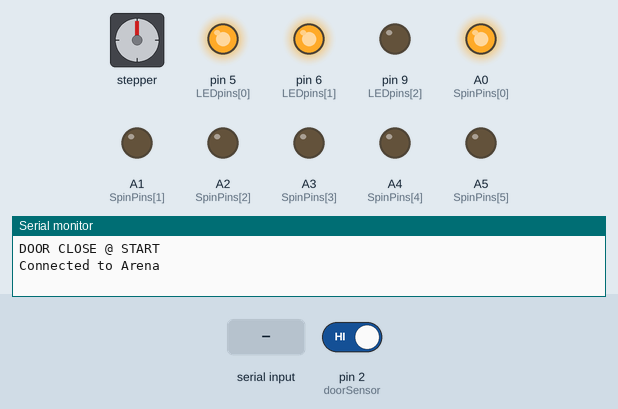
Simulated run of this sketch. Board: Arduino Uno, built with avr-gcc and run on an emulated ATmega328P. On the bench: stepper motor, output pins drawn as LEDs (lit = HIGH), the last lines printed to the serial monitor. Wiring (inferred from the names in the program): stepper motor driver (800 steps per turn assumed): step pin 12; direction pin 11; enable pin 10. The test bench sets the inputs (shaded band); at power-on: pin 2 (doorSensor) HIGH.

Above: at 1.2 s.
1.3 s: "E" received over Serial
At 2.0 s:
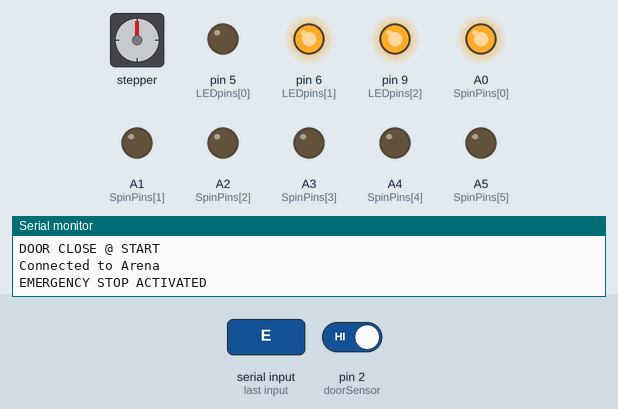
2.8 s: "1" received over Serial
At 3.1 s:
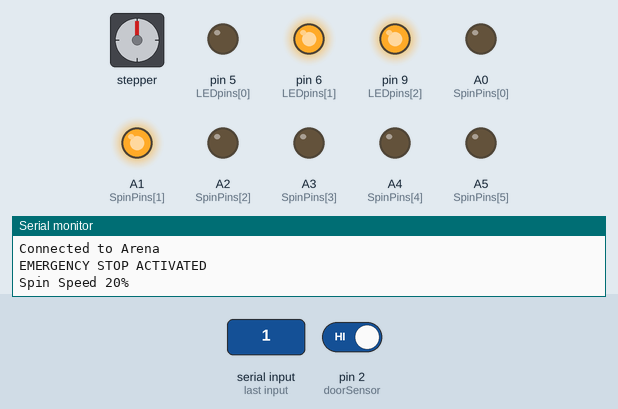
4.3 s: "R" received over Serial
At 5.5 s:
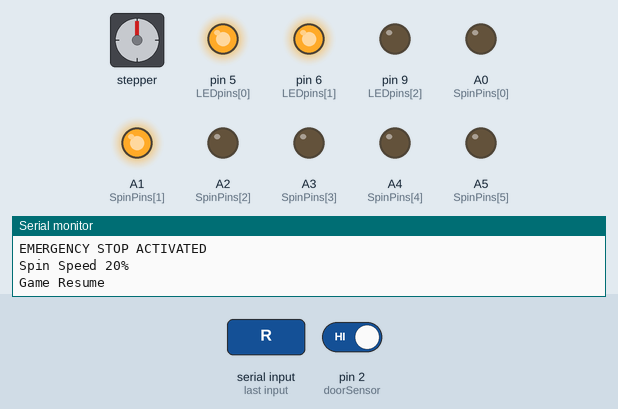
5.8 s: "2" received over Serial
At 6.6 s:
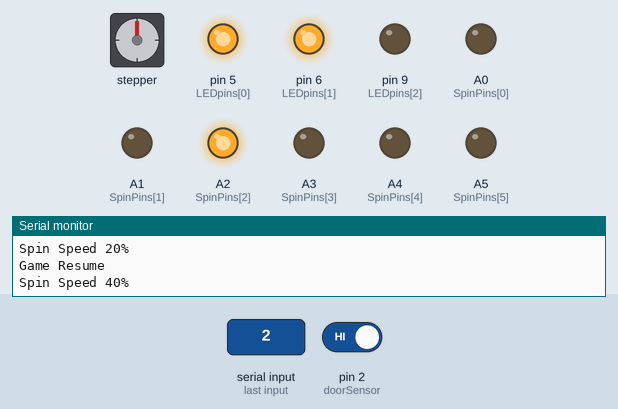
7.3 s: "3" received over Serial
At 7.7 s:
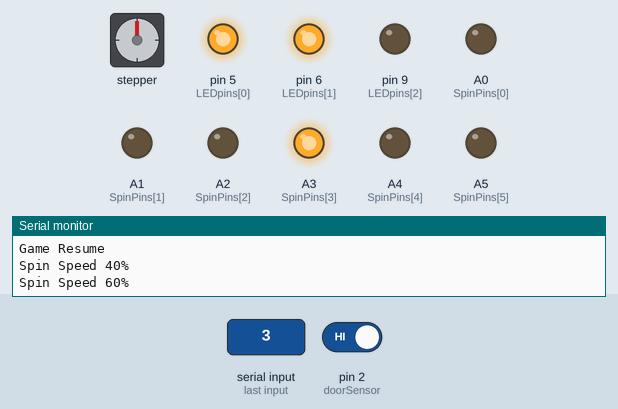
8.8 s: "4" received over Serial
At 10.1 s:
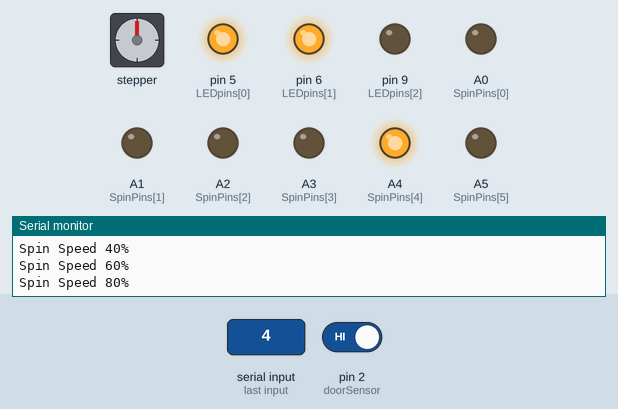
Timing chart, 0 to 11.3 s (numbered marks = the images above; inputs shaded):
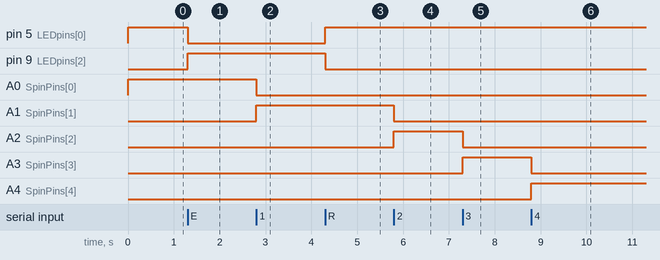

Measured:
- after the input at 1.3 s, pin 5 (LEDpins[0]): HIGH → LOW at once; pin 9 (LEDpins[2]): LOW → HIGH at once
- after the input at 2.8 s, A0 (SpinPins[0]): HIGH → LOW at once; A1 (SpinPins[1]): LOW → HIGH at once
- after the input at 4.3 s, pin 5 (LEDpins[0]): LOW → HIGH at once; pin 9 (LEDpins[2]): HIGH → LOW at once
- after the input at 5.8 s, A1 (SpinPins[1]): HIGH → LOW at once; A2 (SpinPins[2]): LOW → HIGH at once
- after the input at 7.3 s, A2 (SpinPins[2]): HIGH → LOW at once; A3 (SpinPins[3]): LOW → HIGH at once
- after the input at 8.8 s, A3 (SpinPins[3]): HIGH → LOW at once; A4 (SpinPins[4]): LOW → HIGH at once

The sketch:

GUI_18_copy_20230323193657.ino
```cpp
//Define pins for spinning trap control
int SpinPins[6] = {A0, A1, A2, A3, A4, A5};           //the pins used for spinning motor
int SpinPinsLen = sizeof(SpinPins) / sizeof(int);  //length of the array holding the pins

//Define pins for LED control
int LEDpins[3] = {5, 6, 9};                    //pins used for LED control (RGB) - MUST BE PWM PINS
int LEDpinsLen = sizeof(LEDpins) / sizeof(int);

//Define pins for door sensors
#define doorSensor 2

//Define pins for TB6600 driver
const int EN = 10;   // Enable pin
const int DIR = 11;  // Direction pin
const int PUL = 12; // Pulse pin

//Set motor speed and steps per revolution
const int motorSpeed = 1000; //higher number = slower speed
const int stepsPerRevolution = 800; //dependent on DIP settings on TB6600

//TB6600 DIP Settings:
//1:ON
//2:OFF
//3:OFF
//4:ON
//5:ON
//6:OFF

//Set initial pin stated for spinning trap
int pin4State = 0;
int pin5State = 0;
int pin6State = 0;
int pin7State = 0;
int pin8State = 0;
int pin12State = 0;

bool doorOpen = true;  //boolean to hold if door open or closed
bool emrgStop = false;  //true if emergency stop pressed
bool flag = true; //for first time running

//Initial lighting colour
int redState = 0;
int greenState = 0;
int blueState = 255;

//Declares a string for serial communication
String serialInfo = "Test";

void setup() {
  Serial.begin(9600);

  //decide if the doors are open or closed at start
  if (digitalRead(doorSensor) == LOW) {
    doorOpen = false;
    serialInfo = "DOOR CLOSE @ START";
    Serial.println(serialInfo);
  } else {
    doorOpen = true;
    serialInfo = "DOOR OPEN @ START";
    Serial.println(serialInfo);
  }

  //declare pinMode for spin motor controller pins
  for (int i = 0; i < SpinPinsLen; i++) {
    pinMode(SpinPins[i], OUTPUT);
    //Serial.println(SpinPins[i]);  //DEBUG prints to serial once been initialised
  }
  //declare pinMode for LED pins
  for (int i = 0; i < LEDpinsLen; i++) {
    pinMode(LEDpins[i], OUTPUT);
    //Serial.println(LEDpins[i]);  //DEBUG prints to serial once been initialised
  }
  //declare pinMode for door sensor pins
  pinMode(doorSensor, INPUT_PULLUP);
  //Serial.println(doorSensor);  //DEBUG prints to serial once been initialised
  attachInterrupt(digitalPinToInterrupt(doorSensor), doorOPENED_ISR, FALLING);

  // Set up the TB6600 pins as outputs
  pinMode(EN, OUTPUT);
  pinMode(DIR, OUTPUT);
  pinMode(PUL, OUTPUT);

  // Set the initial TB6600 pin states
  digitalWrite(EN, LOW);
  digitalWrite(DIR, LOW);
  digitalWrite(PUL, LOW);

  setLEDColour(255, 0, 40);  //sets lights pink to start
  // Send the value over serial
  serialInfo = "Connected to Arena";
  Serial.println(serialInfo);
}

void setLEDColour(int redLED, int greenLED, int blueLED) {
  //ensure the value between 0&255 and inverts as common annode
  redLED = 255 - constrain(redLED, 0, 255);
  greenLED = 255 - constrain(greenLED, 0, 255);
  blueLED = 255 - constrain(blueLED, 0, 255);

  //writes the values to the led
  analogWrite(LEDpins[0], redLED);
  analogWrite(LEDpins[1], greenLED);
  analogWrite(LEDpins[2], blueLED);

  //Serial.println("LED COLOUR SET");
}

void doorOPENED_ISR() {  //what to do if door is open
  doorOpen = true;
  digitalWrite(SpinPins[0], HIGH);
  digitalWrite(SpinPins[1], LOW);
  digitalWrite(SpinPins[2], LOW);
  digitalWrite(SpinPins[3], LOW);
  digitalWrite(SpinPins[4], LOW);
  digitalWrite(SpinPins[5], LOW);
  serialInfo = "DOOR OPENED - EMERGENCY STOP";
  Serial.println(serialInfo);
  setLEDColour(255, 0, 0);  //set lights red
  //keep running this loop if ANY doors are open
  while (doorOpen == true) {
    Serial.println("TRUE");
    //will break the while loop if the door is shut
    if (digitalRead(doorSensor) == LOW) {
      doorOpen = false;
      serialInfo = "DOOR SHUT - RESUME";
      Serial.println(serialInfo);
    }
    //delay to prevent saturating the serial line
    delay(100);
  }
  setLEDColour(redState, greenState, blueState);
}


void loop() {
  if (flag == true){
    setLEDColour(redState, greenState, blueState);
    digitalWrite(SpinPins[0], HIGH);
    digitalWrite(SpinPins[1], LOW);
    digitalWrite(SpinPins[2], LOW);
    digitalWrite(SpinPins[3], LOW);
    digitalWrite(SpinPins[4], LOW);
    digitalWrite(SpinPins[5], LOW);
    pin4State = 1;
    pin5State = 0;
    pin6State = 0;
    pin7State = 0;
    pin8State = 0;
    pin12State = 0;
    flag = false;
  }

  // Check for incoming data
  if (Serial.available() > 0) {
    // Read incoming data
    char inByte = Serial.read();

    // Emergency stop command
    if (inByte == 'E') {
      digitalWrite(SpinPins[0], HIGH);
      digitalWrite(SpinPins[1], LOW);
      digitalWrite(SpinPins[2], LOW);
      digitalWrite(SpinPins[3], LOW);
      digitalWrite(SpinPins[4], LOW);
      digitalWrite(SpinPins[5], LOW);
      setLEDColour(255,0,0);
      serialInfo = "EMERGENCY STOP ACTIVATED";
      Serial.println(serialInfo);
    }
    // Resume commmand
    else if (inByte == 'R') {
      digitalWrite(SpinPins[0], pin4State);
      digitalWrite(SpinPins[1], pin5State);
      digitalWrite(SpinPins[2], pin6State);
      digitalWrite(SpinPins[3], pin7State);
      digitalWrite(SpinPins[4], pin8State);
      digitalWrite(SpinPins[5], pin12State);
      setLEDColour(redState,greenState,blueState);
      serialInfo = "Game Resume";
      Serial.println(serialInfo);
    }
    // Pin 4 command
    else if (inByte == '0') {
      digitalWrite(SpinPins[0], HIGH);
      digitalWrite(SpinPins[1], LOW);
      digitalWrite(SpinPins[2], LOW);
      digitalWrite(SpinPins[3], LOW);
      digitalWrite(SpinPins[4], LOW);
      digitalWrite(SpinPins[5], LOW);
      serialInfo = "Spin Speed 0%";
      Serial.println(serialInfo);

      pin4State = 1;
      pin5State = 0;
      pin6State = 0;
      pin7State = 0;
      pin8State = 0;
      pin12State = 0;

    }
    // Pin 5 command
    else if (inByte == '1') {
      digitalWrite(SpinPins[0], LOW);
      digitalWrite(SpinPins[1], HIGH);
      digitalWrite(SpinPins[2], LOW);
      digitalWrite(SpinPins[3], LOW);
      digitalWrite(SpinPins[4], LOW);
      digitalWrite(SpinPins[5], LOW);
      serialInfo = "Spin Speed 20%";
      Serial.println(serialInfo);

      pin4State = 0;
      pin5State = 1;
      pin6State = 0;
      pin7State = 0;
      pin8State = 0;
      pin12State = 0;
    }
    // Pin 6 command
    else if (inByte == '2') {
      digitalWrite(SpinPins[0], LOW);
      digitalWrite(SpinPins[1], LOW);
      digitalWrite(SpinPins[2], HIGH);
      digitalWrite(SpinPins[3], LOW);
      digitalWrite(SpinPins[4], LOW);
      digitalWrite(SpinPins[5], LOW);
      serialInfo = "Spin Speed 40%";
      Serial.println(serialInfo);

      pin4State = 0;
      pin5State = 0;
      pin6State = 1;
      pin7State = 0;
      pin8State = 0;
      pin12State = 0;
    }
    // Pin 7 command
    else if (inByte == '3') {
      digitalWrite(SpinPins[0], LOW);
      digitalWrite(SpinPins[1], LOW);
      digitalWrite(SpinPins[2], LOW);
      digitalWrite(SpinPins[3], HIGH);
      digitalWrite(SpinPins[4], LOW);
      digitalWrite(SpinPins[5], LOW);
      serialInfo = "Spin Speed 60%";
      Serial.println(serialInfo);

      pin4State = 0;
      pin5State = 0;
      pin6State = 0;
      pin7State = 1;
      pin8State = 0;
      pin12State = 0;
    }
    // Pin 8 command
    else if (inByte == '4') {
      digitalWrite(SpinPins[0], LOW);
      digitalWrite(SpinPins[1], LOW);
      digitalWrite(SpinPins[2], LOW);
      digitalWrite(SpinPins[3], LOW);
      digitalWrite(SpinPins[4], HIGH);
      digitalWrite(SpinPins[5], LOW);
      serialInfo = "Spin Speed 80%";
      Serial.println(serialInfo);

      pin4State = 0;
      pin5State = 0;
      pin6State = 0;
      pin7State = 0;
      pin8State = 1;
      pin12State = 0;
    }
    // Pin 12 command
    else if (inByte == '5') {
      digitalWrite(SpinPins[0], LOW);
      digitalWrite(SpinPins[1], LOW);
      digitalWrite(SpinPins[2], LOW);
      digitalWrite(SpinPins[3], LOW);
      digitalWrite(SpinPins[4], LOW);
      digitalWrite(SpinPins[5], HIGH);
      serialInfo = "Spin Speed 100%";
      Serial.println(serialInfo);

      pin4State = 0;
      pin5State = 0;
      pin6State = 0;
      pin7State = 0;
      pin8State = 0;
      pin12State = 1;
    }
    // Corner Trap Enable
    else if (inByte == 'C') {
      serialInfo = "Corner Trap Raised";
      Serial.println(serialInfo);
      motorMove(1);
    }
    // Corner Trap Disable
    else if (inByte == 'D') {
      serialInfo = "Corner Trap Lowered";
      Serial.println(serialInfo);
      motorMove(0);

    }
    // LED Mode 1
    else if (inByte == 'M') {
      serialInfo = "Colour Set: BLUE";
      Serial.println(serialInfo);
    }
    // LED Mode 2
    else if (inByte == 'N') {
      serialInfo = "Colour Set: GREEN";
      Serial.println(serialInfo);
    }
    // LED Mode 3
    else if (inByte == 'O') {
      serialInfo = "Colour Set: PINK";
      Serial.println(serialInfo);
    }
    // LED Mode 4
    else if (inByte == 'P') {
      serialInfo = "Colour Set: YELLOW";
      Serial.println(serialInfo);
    }
    // LED Mode 5
    else if (inByte == 'Q') {
      serialInfo = "LED FLASH";
      Serial.println(serialInfo);
    }
  }
}

void motorMove(int direction){
  // Enable the motor driver
  digitalWrite(EN, HIGH);

  // Set the direction of the motor (1 = clockwise, 0 = counterclockwise)
  digitalWrite(DIR, direction);

  // Move the motor one revolution
  for (int i = 0; i < stepsPerRevolution; i++) {
    digitalWrite(PUL, HIGH);
    delayMicroseconds(motorSpeed);
    digitalWrite(PUL, LOW);
    delayMicroseconds(motorSpeed);
  }

  // Disable the motor driver
  digitalWrite(EN, LOW);
}
```
